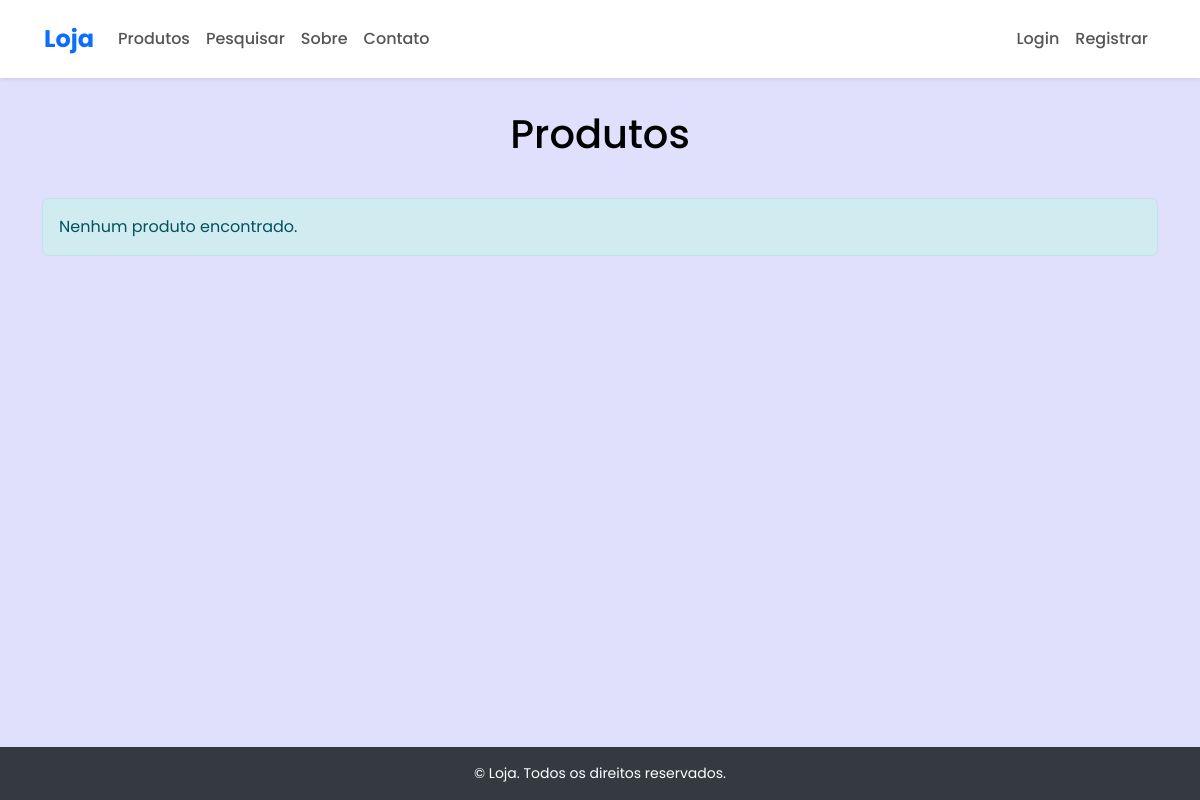
The app's page /, older data.
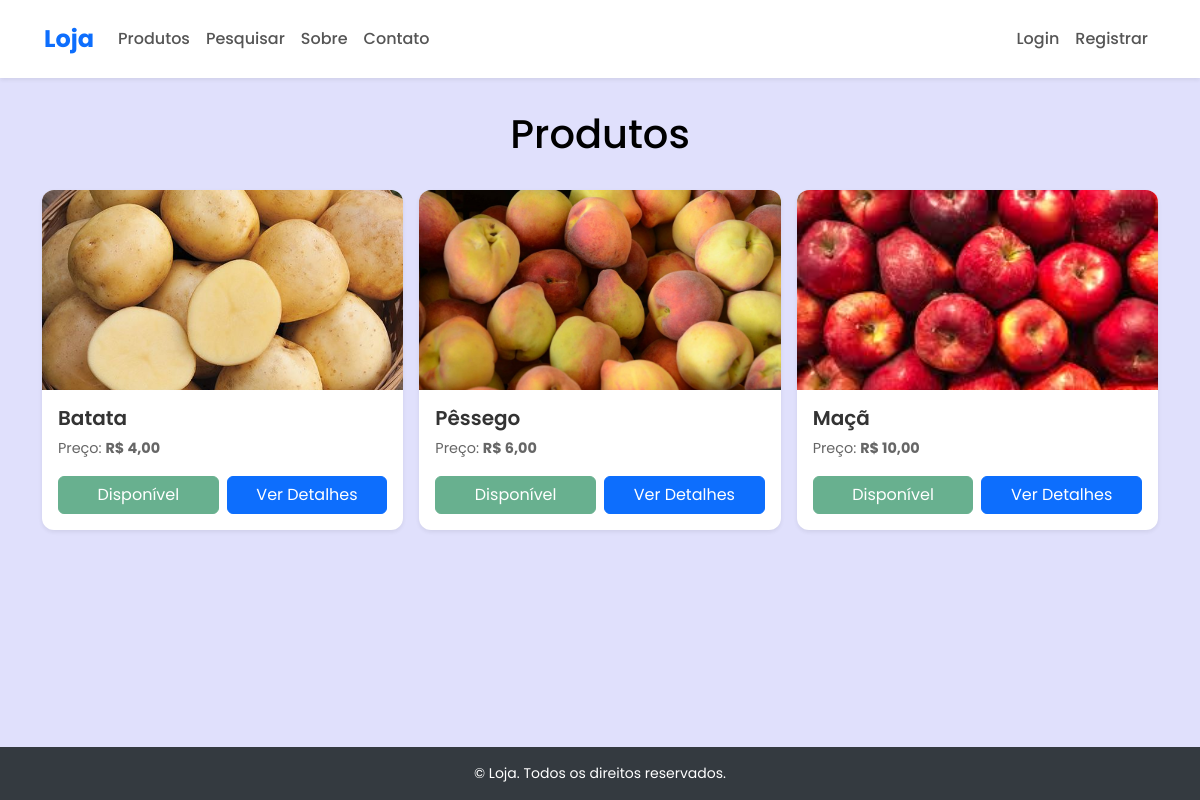
The same page, newer data.
### loja/models.py (models this page shows, shortened)
class Produto(models.Model):
    nome = models.CharField(max_length=100)
    preco = models.DecimalField(max_digits=10, decimal_places=2)
    disponivel = models.BooleanField(default=True)
    imagem = models.ImageField(upload_to='produtos/', blank=True, null=True)
    quantidade = models.IntegerField(default=1)

### loja/views.py (the view)
# urls.py: path('', ListaProdutosView.as_view(), name='lista_produtos'),
class ListaProdutosView(ListView):
    model = Produto
    template_name = 'lista_produtos.html'
    context_object_name = 'produtos'

### carrinho/context_processor.py (called while the page is built)
def carrinho(request):
    return {'carrinho': Carrinho(request)}

### templates/lista_produtos.html
{% extends "base.html" %}
{% block content %}
<h1 class="text-center">Produtos</h1>
{% if produtos %}
    <div class="product-grid">
        {% for produto in produtos %}
        <div class="row-md-4">
            {% include 'partials/_card_produto.html' %}
        </div>
        {% endfor %}
    </div>
{% else %}
    <div class="alert alert-info" style="margin-top: 40px;">
        Nenhum produto encontrado.
    </div>
{% endif %}
{% endblock %}

### templates/base.html (shortened to what this page needs)
{% load static %}
<!DOCTYPE html>
<html lang="pt-br">
<head>
    <link href="https://cdn.jsdelivr.net/npm/bootstrap@5.3.0/dist/css/bootstrap.min.css" rel="stylesheet" />
    <link href="https://cdnjs.cloudflare.com/ajax/libs/font-awesome/6.5.0/css/all.min.css" rel="stylesheet">
    <link rel="stylesheet" href="{% static 'css/estilos_base.css' %}" />
</head>
<body>
    <nav class="navbar navbar-expand-lg navbar-light bg-white shadow-sm">
        <div class="container">
            <a class="navbar-brand fw-bold text-primary" href="{% url 'lista_produtos' %}">Loja</a>
            <div class="collapse navbar-collapse" id="navbarMenu">
                <ul class="navbar-nav me-auto mb-2 mb-lg-0">
                    <li class="nav-item"><a class="nav-link" href="{% url 'lista_produtos' %}">Produtos</a></li>
                    <li class="nav-item"><a class="nav-link" href="{% url 'produtos_filtrados' %}">Pesquisar</a></li>
                    <li class="nav-item"><a class="nav-link" href="{% url 'sobre' %}">Sobre</a></li>
                    <li class="nav-item"><a class="nav-link" href="{% url 'contato' %}">Contato</a></li>
                </ul>
                <ul class="navbar-nav ms-auto mb-2 mb-lg-0 align-items-center">
                    {% if user.is_authenticated %}
                        <li class="nav-item">
                            <a class="nav-link position-relative" href="{% url 'ver_carrinho' %}">
                                Carrinho
                                <span class="badge bg-primary rounded-pill ms-1">{{ carrinho|length }}</span>
                            </a>
                        </li>
                        <li class="nav-item dropdown">
                            <a class="nav-link dropdown-toggle text-dark" href="#" role="button" id="userDropdown"
                               data-bs-toggle="dropdown" aria-expanded="false">
                                Olá, {{ user.first_name|default:user.username }}
                            </a>
                            <ul class="dropdown-menu dropdown-menu-end" aria-labelledby="userDropdown">
                                <li><a class="dropdown-item" href="{% url 'minha_conta' %}">Minha conta</a></li>
                                <li><hr class="dropdown-divider"></li>
                                <li>
                                    <form action="{% url 'logout' %}" method="post" class="px-3 py-1">
                                        {% csrf_token %}
                                        <button type="submit" class="btn btn-link text-danger p-0">Sair</button>
                                    </form>
                                </li>
                            </ul>
                        </li>
                    {% else %}
                        <li class="nav-item"><a class="nav-link" href="{% url 'login' %}">Login</a></li>
                        <li class="nav-item"><a class="nav-link" href="{% url 'registrar' %}">Registrar</a></li>
                    {% endif %}
                </ul>
            </div>
        </div>
    </nav>
    <main class="container">
        {% block content %}
        {% endblock %}
    </main>
    <footer class="py-3 text-center">
        <div class="container">
            <p class="mb-0">&copy; {{ now|date:"Y" }} Loja. Todos os direitos reservados.</p>
        </div>
    </footer>
</body>
</html>

### templates/partials/_card_produto.html
<div class="card shadow-sm mb-4">
    {% if produto.imagem %}
        <img src="{{ produto.imagem.url }}" class="card-img-top" alt="{{ produto.nome }}" style="height: 200px; object-fit: cover;">
    {% else %}
        <img src="https://via.placeholder.com/300x200.png?text=Sem+Imagem" class="card-img-top" alt="Sem Imagem" style="height: 200px; object-fit: cover;">
    {% endif %}
    <div class="card-body d-flex flex-column">
        <h5 class="card-title">{{ produto.nome }}</h5>
        <p class="card-text">Preço: <strong>R$ {{ produto.preco }}</strong></p>
        <div class="d-flex gap-2 mt-auto">
            <span class="btn {% if produto.disponivel and produto.quantidade > 0 %} btn-success {% else %} btn-outline-danger {% endif %} w-100 disabled">
                {% if produto.disponivel and produto.quantidade > 0 %}
                    Disponível
                {% else %}
                    Indisponível
                {% endif %}
            </span>
            <a href="{% url 'produto_detail' produto.pk %}" class="btn btn-primary w-100">
                Ver Detalhes
            </a>
        </div>
    </div>
</div>

### static/css/estilos_base.css (style rules this page uses)
body { background-color: rgba(214, 214, 252, 0.737); color: #000; display: flex; flex-direction: column; min-height: 100vh; }
html, body { height: 100%; font-family: "Poppins", sans-serif; margin: 0; }
.card { border: none; border-radius: 12px; overflow: hidden; transition: transform 0.3s ease, box-shadow 0.3s ease; }
.card-img-top { height: 220px; object-fit: cover; }
.card-title { font-weight: 600; color: #333; }
.card-text { font-size: 0.9rem; color: #666; }
.product-grid { display: grid; grid-template-columns: repeat(auto-fit, minmax(300px, 1fr)); gap: 1rem; margin-top: 2rem; }
main { flex: 1 0 auto; padding-top: 2rem; padding-bottom: 2rem; }
footer { flex-shrink: 0; background-color: #343a40; color: white; padding: 1rem 0; }
.navbar { padding: 1rem 2rem; background-color: #ffffff; }
.navbar .navbar-brand { font-weight: bold; color: #007bff; font-size: 1.5rem; }
.navbar-nav .nav-link { color: #555; transition: color 0.3s ease; }
.navbar-nav .nav-item a { font-weight: 500; }
.container { max-width: 1140px; }
footer p { font-size: 0.875rem; }

Row changes from the older to the newer data that the page shows:
added Produto: imagem (picture), nome "Batata", preco "4,00", disponivel "Disponível"
added Produto: imagem (picture), nome "Pêssego", preco "6,00", disponivel "Disponível"
added Produto: imagem (picture), nome "Maçã", preco "10,00", disponivel "Disponível"
Text that changed along with them:
text no longer shown: "Nenhum produto encontrado."
